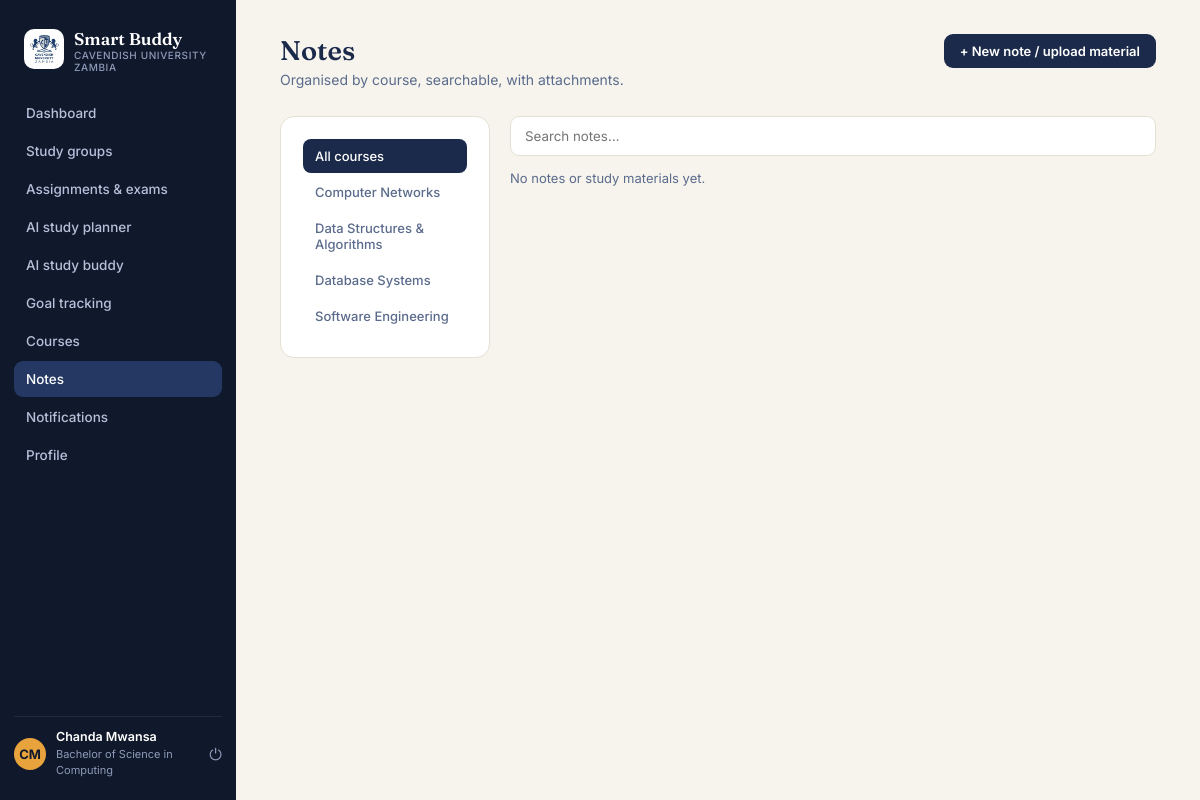
Screenshot of /student/notes/index.php (signed in) with the database file from the repository.
### tables this page shows
CREATE TABLE students (
    id INT AUTO_INCREMENT PRIMARY KEY,
    programme_id INT NOT NULL,
    first_name VARCHAR(80) NOT NULL,
    last_name VARCHAR(80) NOT NULL,
    email VARCHAR(150) NOT NULL UNIQUE,
    password_hash VARCHAR(255) NOT NULL,
    year_of_study TINYINT DEFAULT 1,
    added_by_admin TINYINT(1) DEFAULT 0,
    status ENUM('active','suspended') DEFAULT 'active',
    created_at TIMESTAMP DEFAULT CURRENT_TIMESTAMP,
    FOREIGN KEY (programme_id) REFERENCES programmes(id) ON DELETE RESTRICT
);

CREATE TABLE programmes (
    id INT AUTO_INCREMENT PRIMARY KEY,
    name VARCHAR(150) NOT NULL,
    code VARCHAR(20) NOT NULL UNIQUE,
    school VARCHAR(150) NOT NULL DEFAULT '',
    created_at TIMESTAMP DEFAULT CURRENT_TIMESTAMP
);

CREATE TABLE courses (
    id INT AUTO_INCREMENT PRIMARY KEY,
    programme_id INT NOT NULL,
    name VARCHAR(150) NOT NULL,
    code VARCHAR(20) NOT NULL,
    credit_hours TINYINT DEFAULT 3,
    created_at TIMESTAMP DEFAULT CURRENT_TIMESTAMP,
    FOREIGN KEY (programme_id) REFERENCES programmes(id) ON DELETE CASCADE
);

### includes/functions.php (called while the page is built, shortened)
<?php
function e($string) {
    return htmlspecialchars($string ?? '', ENT_QUOTES, 'UTF-8');
}
function is_logged_in() {
    return isset($_SESSION['student_id']);
}
function current_student_id() {
    return $_SESSION['student_id'] ?? null;
}
function get_current_student($pdo) {
    $stmt = $pdo->prepare("SELECT s.*, p.name AS programme_name FROM students s
                            JOIN programmes p ON p.id = s.programme_id
                            WHERE s.id = ?");
    $stmt->execute([current_student_id()]);
    return $stmt->fetch();
}
function initials($first, $last) {
    return strtoupper(substr($first, 0, 1) . substr($last, 0, 1));
}

### student/notes/index.php (the view, shortened to what this page needs)
<?php
require_once __DIR__ . '/../../config/config.php';
$sid = current_student_id();
$activeNav = 'notes';
$filterCourse = $_GET['course_id'] ?? 'all';
$search = trim($_GET['q'] ?? '');
$courses = $pdo->prepare("SELECT c.* FROM student_courses sc JOIN courses c ON c.id=sc.course_id WHERE sc.student_id=? ORDER BY c.name");
$courses->execute([$sid]);
$courses = $courses->fetchAll();
$sql = "SELECT n.*, c.name AS course_name FROM notes n JOIN courses c ON c.id=n.course_id WHERE n.student_id=?";
$params = [$sid];
$sql .= " ORDER BY n.created_at DESC";
$stmt = $pdo->prepare($sql);
$stmt->execute($params);
$allNotes = $stmt->fetchAll();
include __DIR__ . '/../../includes/header.php';
?>
<div class="topline"><div><h1>Notes</h1><div class="desc">Organised by course, searchable, with attachments.</div></div>
  <button class="pill-btn" onclick="document.getElementById('note-form').classList.toggle('open')">+ New note / upload material</button>
</div>
<div class="notes-layout" style="margin-top:18px;">
  <div class="card course-filter-list">
    <a href="?" style="display:block;padding:9px 12px;border-radius:8px;text-decoration:none;<?= $filterCourse==='all'?'background:var(--navy-900);color:#fff;':'color:var(--ink-soft);' ?>">All courses</a>
    <?php foreach ($courses as $c): ?>
      <a href="?course_id=<?= $c['id'] ?>" style="display:block;padding:9px 12px;border-radius:8px;text-decoration:none;<?= (string)$filterCourse===(string)$c['id']?'background:var(--navy-900);color:#fff;':'color:var(--ink-soft);' ?>"><?= e($c['name']) ?></a>
    <?php endforeach; ?>
  </div>
  <div>
    <form method="get" style="margin-bottom:14px;">
      <input type="text" name="q" value="<?= e($search) ?>" placeholder="Search notes…" style="width:100%;padding:11px 14px;border:1px solid var(--line);border-radius:9px;">
    </form>
    <?php if (!$allNotes): ?><div style="color:var(--ink-soft);font-size:13px;">No notes or study materials yet.</div><?php endif; ?>
  </div>
</div>
<?php include __DIR__ . '/../../includes/footer.php'; ?>

### includes/sidebar.php (shortened to what this page needs)
<?php
$navItems = [
    'dashboard'     => ['label' => 'Dashboard',            'href' => '/student/dashboard.php'],
    'groups'        => ['label' => 'Study groups',         'href' => '/student/groups/index.php'],
    'assignments'   => ['label' => 'Assignments & exams',  'href' => '/student/assignments/index.php'],
    'planner'       => ['label' => 'AI study planner',     'href' => '/student/planner/index.php'],
    'buddy'         => ['label' => 'AI study buddy',       'href' => '/student/buddy/index.php'],
    'goals'         => ['label' => 'Goal tracking',        'href' => '/student/goals/index.php'],
    'courses'       => ['label' => 'Courses',               'href' => '/student/courses/index.php'],
    'notes'         => ['label' => 'Notes',                 'href' => '/student/notes/index.php'],
    'notifications' => ['label' => 'Notifications',         'href' => '/student/notifications/index.php'],
    'profile'       => ['label' => 'Profile',                'href' => '/student/profile/index.php'],
];
?>
<aside class="sidebar">
  <div class="sidebar-brand">
    <span class="sundial"><img width="40px" style="border-radius: 10px;" src="<?= BASE_URL ?>/assets/images/cavendish-university-zambia.jpg" alt="Cavendish University Zambia"></span>
    <div class="name">Smart Buddy<small>Cavendish University Zambia</small></div>
  </div>
  <nav class="nav-group">
    <?php foreach ($navItems as $key => $item): ?>
      <a class="nav-item <?= ($activeNav ?? '') === $key ? 'active' : '' ?>" href="<?= BASE_URL . $item['href'] ?>">
        <span><?= e($item['label']) ?></span>
      </a>
    <?php endforeach; ?>
  </nav>
  <div class="sidebar-foot">
    <div class="avatar-circle"><?= e(initials($student['first_name'] ?? 'S', $student['last_name'] ?? 'B')) ?></div>
    <div class="who">
      <b><?= e(($student['first_name'] ?? '') . ' ' . ($student['last_name'] ?? '')) ?></b>
      <span><?= e($student['programme_name'] ?? '') ?></span>
    </div>
    <a class="logout-btn" href="<?= BASE_URL ?>/student/auth/logout.php" title="Log out">⏻</a>
  </div>
</aside>

### assets/css/base.css (style rules this page uses)
:root { --navy-950: #10182B; --navy-900: #1B2A4A; --navy-800: #243863; --paper: #F6F4ED; --paper-raised: #FFFFFF; --ink: #1B2A4A; --ink-soft: #5B6B8C; --ink-faint: #8E9BB8; --amber: #E8A33D; --amber-deep: #C9821F; --amber-soft: #FBEAD0; --teal: #2F9E8F; --teal-soft: #DCF2EE; --coral: #E2574C; --coral-soft: #FBE2DF; --line: #E4E0D3; --line-soft: #EDEAE0; --radius: 14px; }
* { box-sizing: border-box; }
html, body { margin: 0; padding: 0; }
body { font-family: 'Inter', sans-serif; background: var(--paper); color: var(--ink); -webkit-font-smoothing: antialiased; }
h1, h2, h3 { font-family: 'Fraunces', serif; }
a { color: inherit; }
button { font-family: inherit; cursor: pointer; }
input, textarea, select { font-family: inherit; }

### assets/css/layout.css (style rules this page uses)
.sidebar { width: 236px; flex-shrink: 0; background: var(--navy-950); color: #fff; display: flex; flex-direction: column; padding: 22px 14px; position: sticky; top: 0; height: 100vh; }
.sidebar-brand { display: flex; align-items: center; gap: 10px; padding: 6px 10px 22px; }
.sidebar-brand .name { font-family: 'Fraunces', serif; font-weight: 600; font-size: 17px; }
.sidebar-brand .name small { display: block; font-family: 'Inter', sans-serif; font-size: 10px; color: var(--ink-faint); font-weight: 500; letter-spacing: 0.06em; text-transform: uppercase; }
.sundial { color: var(--amber); font-size: 18px; }
.nav-group { flex: 1; overflow-y: auto; }
.nav-item { display: block; padding: 10px 12px; border-radius: 9px; font-size: 13.5px; font-weight: 500; color: #B7C0DA; margin-bottom: 2px; text-decoration: none; }
.nav-item.active { background: var(--navy-800); color: #fff; }
.sidebar-foot { border-top: 1px solid rgba(255, 255, 255, 0.08); padding-top: 12px; display: flex; align-items: center; gap: 10px; }
.avatar-circle { width: 32px; height: 32px; border-radius: 50%; background: var(--amber); color: var(--navy-950); display: flex; align-items: center; justify-content: center; font-weight: 700; font-size: 13px; flex-shrink: 0; }
.sidebar-foot .who { font-size: 12.5px; line-height: 1.3; flex: 1; }
.sidebar-foot .who b { display: block; font-weight: 600; color: #fff; }
.sidebar-foot .who span { color: var(--ink-faint); font-size: 11px; }
.logout-btn { color: var(--ink-faint); text-decoration: none; font-size: 16px; }
.topline { display: flex; justify-content: space-between; align-items: flex-start; margin-bottom: 28px; flex-wrap: wrap; gap: 14px; }
.topline h1 { font-size: 27px; margin: 0 0 4px; font-weight: 600; }
.topline .desc { color: var(--ink-soft); font-size: 14px; }

### assets/css/components.css (style rules this page uses)
.card { background: var(--paper-raised); border: 1px solid var(--line); border-radius: var(--radius); padding: 22px; }
.pill-btn { background: var(--navy-900); color: #fff; border: none; padding: 9px 16px; border-radius: 9px; font-size: 13px; font-weight: 600; display: inline-flex; align-items: center; gap: 6px; text-decoration: none; }

### assets/css/notes.css (style rules this page uses)
.notes-layout { display: grid; grid-template-columns: 210px 1fr; gap: 20px; }
.course-filter-list a { display: block; width: 100%; text-align: left; padding: 9px 12px; border-radius: 8px; font-size: 13px; font-weight: 500; margin-bottom: 2px; text-decoration: none; }

### assets/css/responsive.css (style rules this page uses)
.nav-item { display: flex; align-items: center; justify-content: space-between; }

### rows the page displays
students: first_name+last_name "CM", first_name+last_name "Chanda Mwansa", programme.name "Bachelor of Science in Computing"
courses: name "Computer Networks"
courses: name "Data Structures & Algorithms"
courses: name "Database Systems"
courses: name "Software Engineering"

### other values shown
$item['label'] "Dashboard"
$item['label'] "Study groups"
$item['label'] "Assignments & exams"
$item['label'] "AI study planner"
$item['label'] "AI study buddy"
$item['label'] "Goal tracking"
$item['label'] "Courses"
$item['label'] "Notes"
$item['label'] "Notifications"
$item['label'] "Profile"
